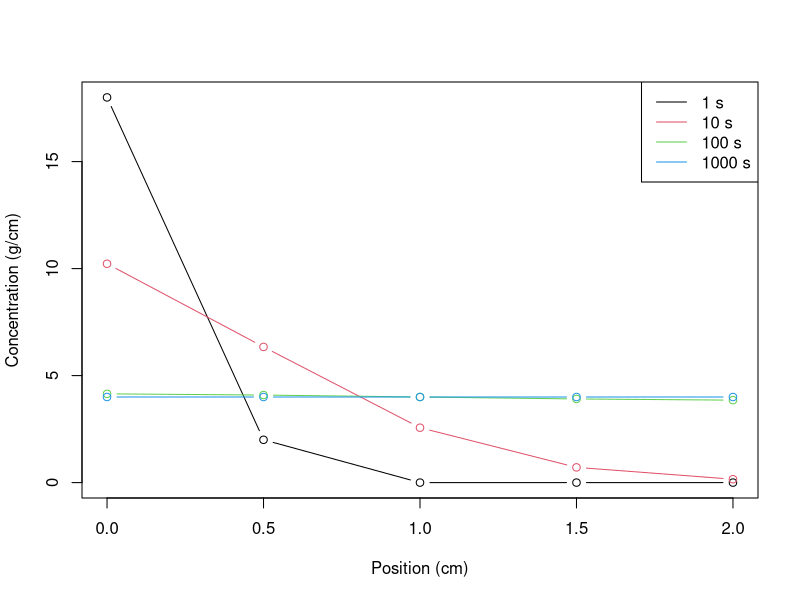
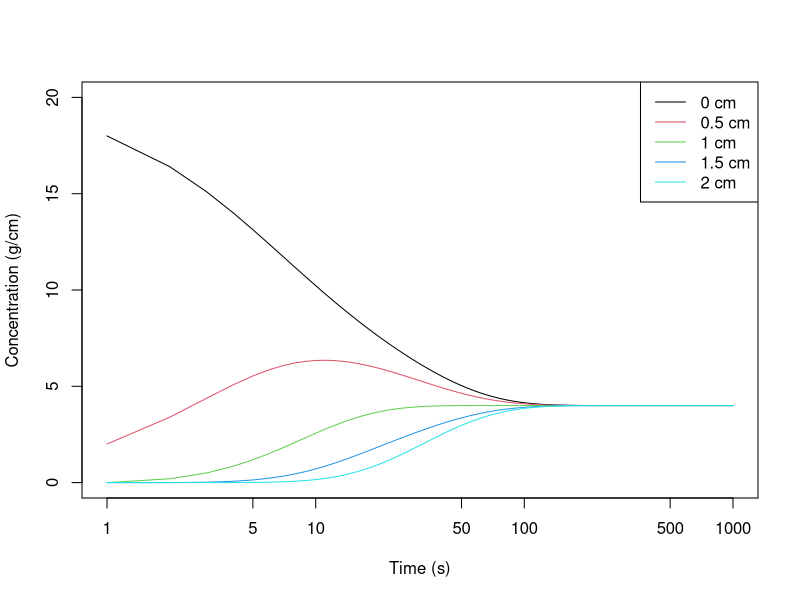

Source code (R) for these figures, in order: (Note: this script raises an error after producing the figures.)
## ---- chunk 1
M= 10 
D= 0.05 
## ---- chunk 2
x=seq(0,2,.5)
Time=c(1,10,100,1000) 
C=matrix(NA,5,4) 
## ---- chunk 3
for(i_x in x){
  for(i_Time in Time){
    
  }
  
  
}


## ---- chunk 4

## ---- chunk 5

## ---- chunk 6
#step 1
dt=1 #1 sec grid size
nt=1000 #1000 time steps
time=seq(0,nt,dt)

#x still as before
dx=.5 #.5 cm grid size
nx=5
x=seq(0,2,dx)

Conc=matrix(0,length(x),length(time))

#step 2
#initialize
#grid cell is 1 sec by .5 cm
Conc[1,1]=M/.5

#step 3-4
#looping over time and space
for(t in 1:nt){
  for(i in 1:nx){
    
    if(i==1){
      Flux.to.left = 0
      Flux.to.right   = D*Conc[i,t] 
      Flux.from.left  = 0
      Flux.from.right = D*Conc[i+1,t]
    }else{
      if(i==nx){
        Flux.to.left = D*Conc[i,t]
        Flux.to.right   = 0 
        Flux.from.left  = D*Conc[i-1,t]
        Flux.from.right = 0
      }else{
        Flux.to.left    = D*Conc[i,t] # half flux out
        Flux.to.right   = D*Conc[i,t] # half flux out
        Flux.from.left  = D*Conc[i-1,t]
        Flux.from.right = D*Conc[i+1,t]
      }
    }
    
    Conc[i,t+1] = Conc[i,t] + 
      (Flux.from.left + Flux.from.right)*dt/dx -
      (Flux.to.left + Flux.to.right)*dt/dx
  }
}
## ---- chunk 7
plot(x,Conc[,2],type="b",ylab="Concentration (g/cm)",xlab="Position (cm)")
for(i in 2:4){
  lines(x,Conc[,Time[i]+1],col=i,type="b")
}
legend("topright",paste(Time,"s"),col=1:4,lty=1)
## ---- chunk 8
plot(time,Conc[1,],type="l",ylab="Concentration (g/cm)",xlab="Time (s)",ylim=c(0,20),log="x")
for(i in 2:5){
  lines(time,Conc[i,],col=i)
}
legend("topright",paste(x,"cm"),col=1:5,lty=1)
## ---- chunk 9
plot(x,C[,1],type="l",ylab="Concentration (g/cm)",xlab="Position (cm)")
lines(x,C[,4],col=4)
lines(x,Conc[,2],lty=2)
lines(x,Conc[,1001],lty=2,col=4)
legend("topright",lty=c(1:2,NA,NA),col=c(1,1,1,4),pch=c(NA,NA,19,19),c("Infinite","Finite","10 s","1000 s"))

plot(Time,C[1,],type="l",ylab="Concentration (g/cm)",xlab="Time (s)",log="x")
lines(Time,C[5,],col=5)
lines(time,Conc[1,],lty=2)
lines(time,Conc[5,],lty=2,col=5)
legend("topright",lty=c(1:2,NA,NA),col=c(1,1,1,5),pch=c(NA,NA,19,19),c("Infinite","Finite","0 cm","2 cm"))

